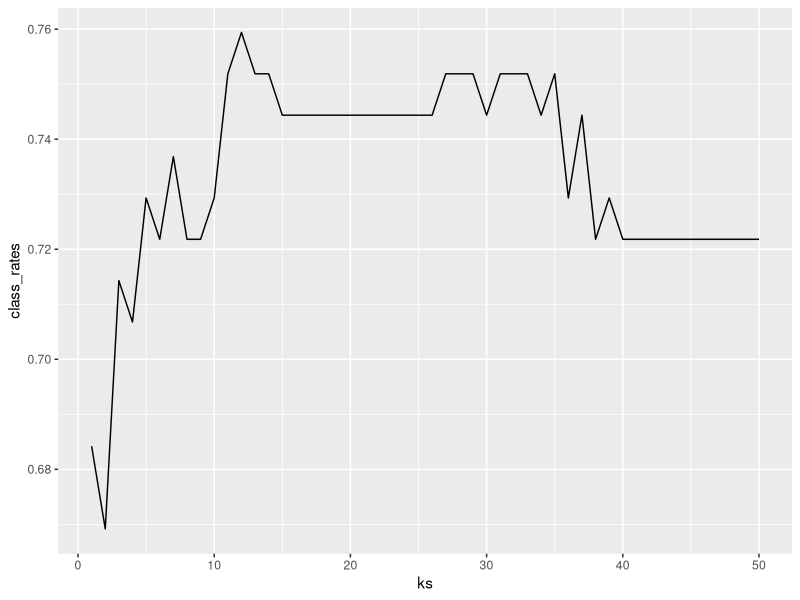

Write R code to recreate this figure.
library(palmerpenguins)
library(tidyverse)
library(class)

set.seed(11072022)
penguins_scaled <- penguins |>
  filter(complete.cases(penguins)) |>
  mutate(across(where(is.numeric),  ~ (.x - min(.x)) /
                  (max(.x) - min(.x))))
penguins_train <- penguins_scaled |> slice_sample(n = 200)
penguins_test <- anti_join(penguins_scaled, penguins_train)

train_knn <- penguins_train |> select(bill_length_mm)
test_knn <- penguins_test |> select(bill_length_mm)

train_penguin_spec <- penguins_train |> pull(species)
test_penguin_spec <- penguins_test |> pull(species)

get_class_rate <- function(k = 10) {

knn_penguin <- knn(train = train_knn, test = test_knn,
                   cl = train_penguin_spec, k = k)

res_tab <- table(knn_penguin, test_penguin_spec)
sum(diag(res_tab)) / sum(res_tab)
}
get_class_rate(k = 15)

class_rates <- map(1:50, get_class_rate) |> unlist()
class_rate_df <- tibble(ks = 1:50, class_rates)

ggplot(data = class_rate_df,
       aes(x = ks, y = class_rates)) +
  geom_line()
class_rate_df |> filter(class_rates == max(class_rates))
## task 1: make a plot of class_rates vs. ks
## task 2: write code to find k with largest classification
## rate